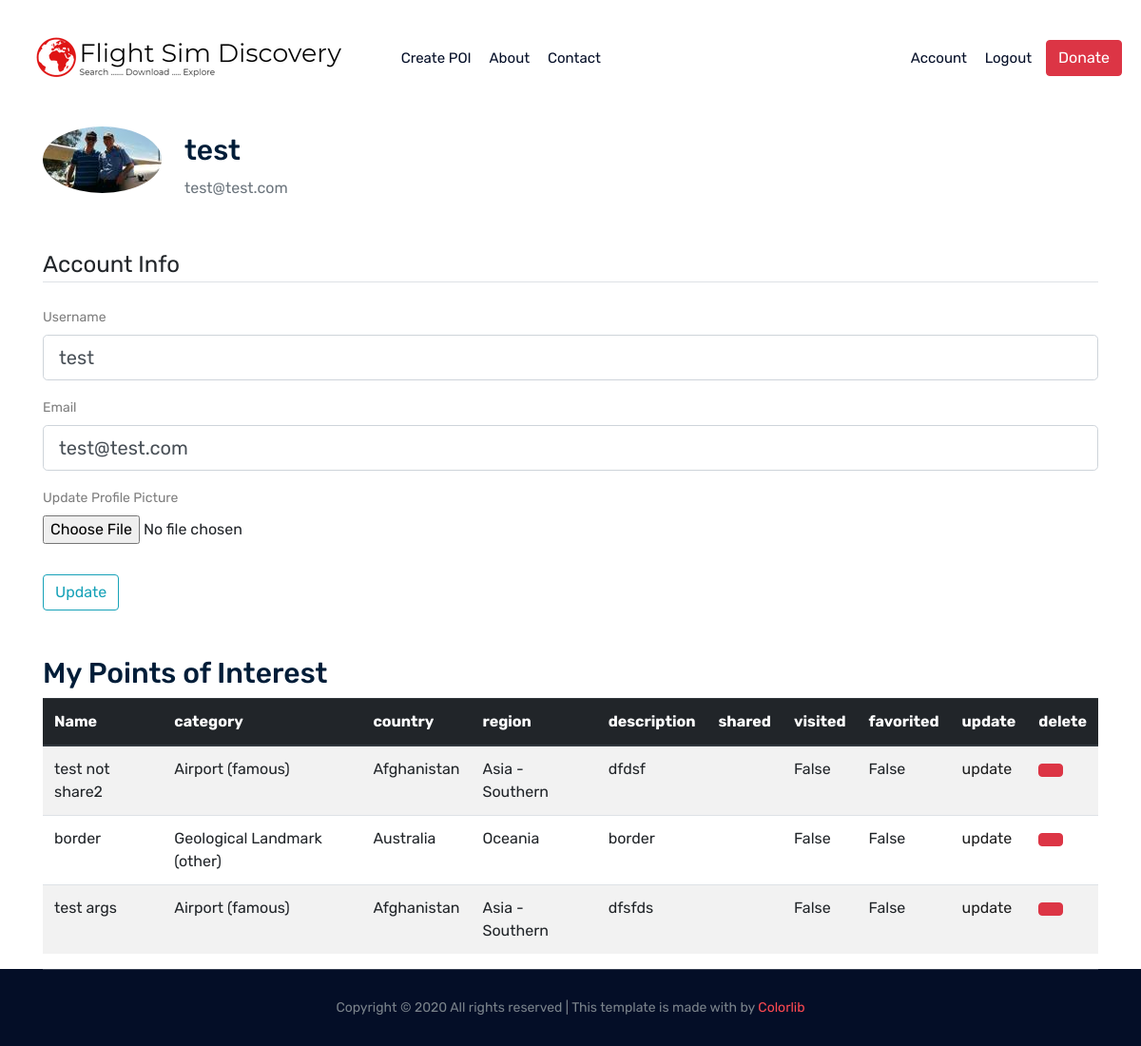
Page /account (signed in) on the earlier database version.
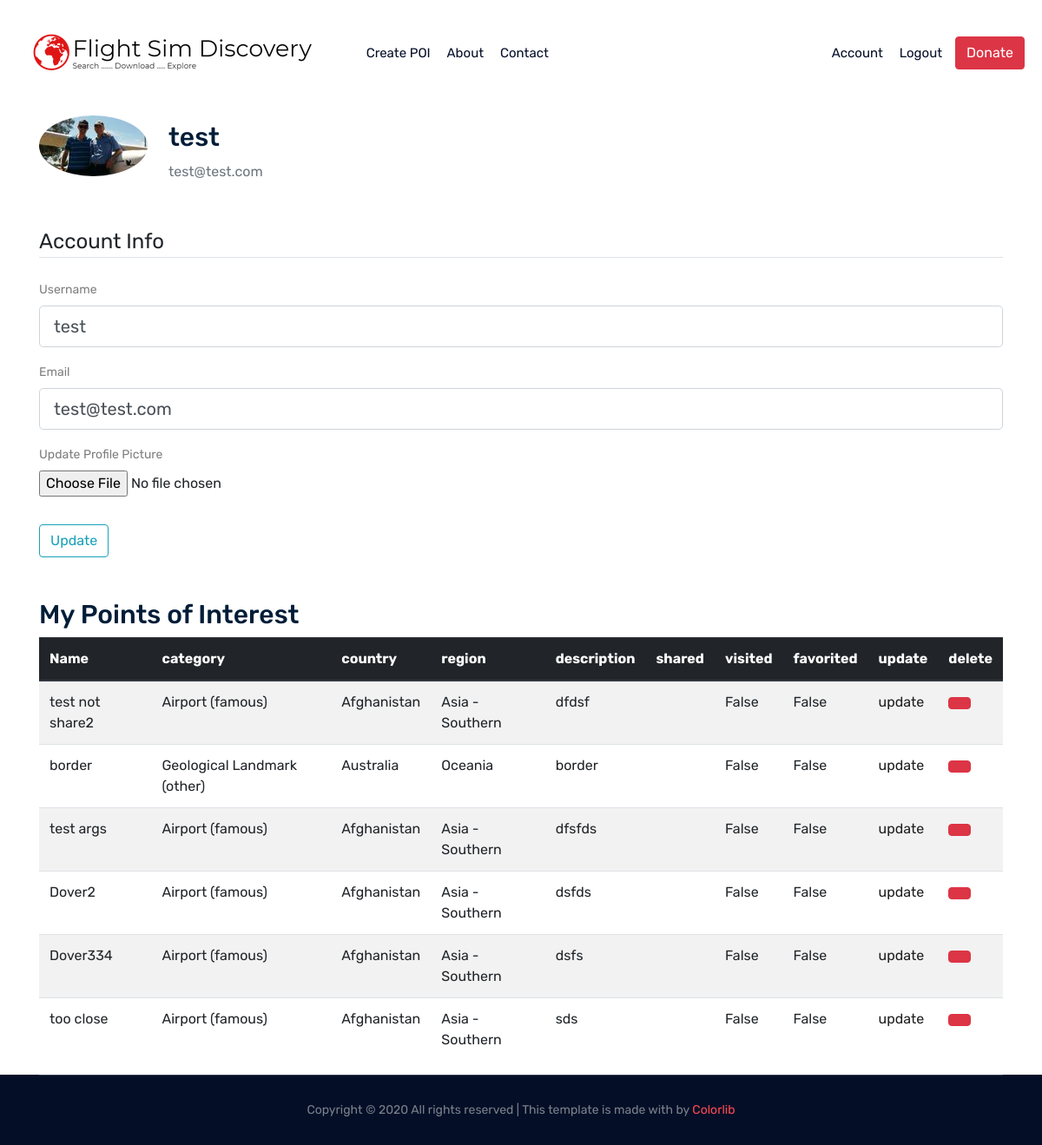
Same page on the later database version.
### flightsimdiscovery/models.py (models this page shows, shortened)
class User(db.Model, UserMixin):
    id = db.Column(db.Integer, primary_key=True)
    username = db.Column(db.String(20), unique=True, nullable=False)
    email = db.Column(db.String(120), unique=True, nullable=False)
    image_file = db.Column(db.String(20), nullable=True, default='default.jpg')
    password = db.Column(db.String(60), nullable=False)

class Pois(db.Model):
    id = db.Column(db.Integer, primary_key=True)
    user_id = db.Column(db.Integer, db.ForeignKey('user.id'), nullable=False)
    name = db.Column(db.String(50), unique=True, nullable=False)
    latitude = db.Column(db.FLOAT, unique=False, nullable=False)
    longitude = db.Column(db.FLOAT, unique=False, nullable=False)
    region = db.Column(db.String(20), unique=False, nullable=False)
    country = db.Column(db.String(60), unique=False, nullable=False)
    category = db.Column(db.String(20), unique=False, nullable=False)
    description = db.Column(db.Text, nullable=True)
    nearest_icao_code = db.Column(db.String(4), nullable=True)
    date_posted = db.Column(db.DateTime, nullable=False, default=datetime.utcnow)
    share = db.Column(db.Boolean(), nullable=False, default=True)
    flag = db.Column(db.Boolean(), nullable=False, default=False)

### flightsimdiscovery/users/routes.py (the view)
@users.route("/account", methods=['GET', 'POST'])
@login_required
def account():
    form = UpdateAccountForm()
    user_pois = None
    print(current_user.id)
    if form.validate_on_submit():
        if form.picture.data:
            picture_file = save_picture(form.picture.data)
            current_user.image_file = picture_file  # image file is what we defined in our models.py
        current_user.username = form.username.data
        current_user.email = form.email.data
        db.session.commit()
        flash('Your account has been updated!', 'success')
        return redirect(url_for('users.account'))
    elif request.method == 'GET':
        form.username.data = current_user.username
        form.email.data = current_user.email
        user_pois_with_additional_data = get_user_pois_dict_inc_favorites_visited(current_user.id)
        print('###### USER POIS ###### ', user_pois_with_additional_data )
    image_file = url_for('static', filename='img/profile_pics/' + current_user.image_file)
    return render_template('account.html', user_pois=user_pois_with_additional_data, image_file=image_file, form=form)

### flightsimdiscovery/users/forms.py (shortened to what this page needs)
class UpdateAccountForm(FlaskForm):
    username = StringField('Username',
                           validators=[DataRequired(), Length(min=2, max=20)])
    email = StringField('Email',
                        validators=[DataRequired(), Email()])
    picture = FileField('Update Profile Picture', validators=[FileAllowed(['jpg', 'png'])])
    submit = SubmitField('Update')

### flightsimdiscovery/models.py (called while the page is built)
@login_manager.user_loader
def load_user(user_id):
    return User.query.get(int(user_id))

### flightsimdiscovery/users/utitls.py (called while the page is built)
def get_user_pois_dict_inc_favorites_visited(user_id):
    additional_user_pois_data = []
    user_pois = Pois.query.filter_by(user_id=user_id).all()
    user_visited_pois = Visited.query.filter_by(user_id=user_id).all()
    user_favorited_pois = Favorites.query.filter_by(user_id=user_id).all()
    for poi in user_pois:
        new_poi_data = {'id': poi.id,'name': poi.name, 'category': poi.category, 'country': poi.country, 'region': poi.region, 'description': poi.description }
        if poi.id in user_visited_pois:
            new_poi_data['visited'] = True
        else:
            new_poi_data['visited'] = False
        if poi.id in user_favorited_pois:
            new_poi_data['favorited'] = True
        else:
            new_poi_data['favorited'] = False
        additional_user_pois_data.append(new_poi_data)
    return additional_user_pois_data

### flightsimdiscovery/templates/account.html (shortened to what this page needs)
{% extends "base.html" %}
{% block content %}
<div class="container">
    <div class="content-section">
      <div class="media">
        <img class="rounded-circle  align-self-center mr-4 " src="{{ image_file }}">
        <div class="media-body">
          <h2 class="account-heading mt-3">{{ current_user.username }}</h2>
          <p class="text-secondary">{{ current_user.email }}</p>
        </div>
      </div>
        <form method="POST" action="" enctype="multipart/form-data">
            <fieldset class="form-group mt-5">
                <legend class="border-bottom mb-4">Account Info</legend>
                <div class="form-group">
                    {{ form.username.label(class="form-control-label") }}
                    {% if form.username.errors %}
                        {{ form.username(class="form-control form-control-lg is-invalid") }}
                        <div class="invalid-feedback">
                            {% for error in form.username.errors %}
                                <span>{{ error }}</span>
                            {% endfor %}
                        </div>
                    {% else %}
                        {{ form.username(class="form-control form-control-lg") }}
                    {% endif %}
                </div>
                <div class="form-group">
                    {{ form.email.label(class="form-control-label") }}
                    {% if form.email.errors %}
                        {{ form.email(class="form-control form-control-lg is-invalid") }}
                        <div class="invalid-feedback">
                            {% for error in form.email.errors %}
                                <span>{{ error }}</span>
                            {% endfor %}
                        </div>
                    {% else %}
                        {{ form.email(class="form-control form-control-lg") }}
                    {% endif %}
                </div>
                <div class="form-group">
                    {{ form.picture.label() }}
                    {{ form.picture(class="form-control-file") }}
                </div>
            </fieldset>
            <div class="form-group mb-5">
                {{ form.submit(class="btn btn-outline-info") }}
            </div>
        </form>
    </div>
    <div class="content-section">
        <div class="db_table_area">
                <h2>My Points of Interest</h2>
            <table class="table table-striped">
            <thead class="thead-dark">
                <tr>
                <th scope="col">Name</th>
                <th scope="col">category</th>
                <th scope="col">country</th>
                <th scope="col">region</th>
                <th scope="col">description</th>
                <th scope="col">shared</th>
                <th scope="col">visited</th>
                <th scope="col">favorited</th>
                <th scope="col">update</th>
                <th scope="col">delete</th>
                </tr>
            </thead>
            <tbody>
                {% for poi in user_pois %}
                <tr>
                <td>{{poi.name}}</td>
                <td>{{poi.category}}</td>
                <td>{{poi.country}}</td>
                <td>{{poi.region}}</td>
                <td>{{poi.description}}</td>
                <td>{{poi.share}}</td>
                <td>{{poi.visited}}</td>
                <td>{{poi.favorited}}</td>
                <td><a href="/poi/{{poi.id}}/update">update</a></td>
                <td>
                    <button type="button" class="open_delete_modal btn btn-danger" data-id="{{poi.id}}" data-toggle="modal" data-target="#deleteModal"></button></td>
                </tr>
                {% endfor %}
            </tbody>
            </table>
        </div>
    </div>
</div>
{% endblock content %}

### flightsimdiscovery/templates/base.html (shortened to what this page needs)
<!DOCTYPE html>
<html class="no-js" lang="zxx">
  <head>
    <link rel="stylesheet" href="{{ url_for('static', filename='/css/bootstrap.min.css') }}">
    <link rel="stylesheet" href="{{ url_for('static', filename='/css/owl.carousel.min.css') }}">
    <link rel="stylesheet" href="{{ url_for('static', filename='/css/magnific-popup.css') }}">
    <link rel="stylesheet" href="{{ url_for('static', filename='/css/themify-icons.css') }}">
    <link rel="stylesheet" href="{{ url_for('static', filename='/css/nice-select.css') }}">
    <link rel="stylesheet" href="{{ url_for('static', filename='/css/flaticon.css') }}">
    <link rel="stylesheet" href="{{ url_for('static', filename='/css/gijgo.css') }}">
    <link rel="stylesheet" href="{{ url_for('static', filename='/css/animate.css') }}">
    <link rel="stylesheet" href="{{ url_for('static', filename='/css/slick.css') }}">
    <link rel="stylesheet" href="{{ url_for('static', filename='/css/slicknav.css') }}">
    <link
      rel="stylesheet"
      href="https://ajax.googleapis.com/ajax/libs/jqueryui/1.11.2/themes/smoothness/jquery-ui.css"
    />
    <link rel="stylesheet" href="{{ url_for('static', filename='/css/style.css') }}">
  </head>
  <body>
    <header>
      <div class="header-area">
        <div id="sticky-header" class="main-header-area">
          <div class="container-fluid">
            <div class="header_bottom_border">
              <div class="row align-items-center">
                <div class="col-xl-4 col-lg-4">
                  <div class="logo">
                    <a href="{{ url_for('main.home') }}">
                      <img src="{{ url_for('static', filename='/img/logo.png') }}">
                    </a>
                  </div>
                </div>
                <div class="col-xl-4 col-lg-4">
                  <div class="main-menu d-none d-lg-block">
                    <nav>
                      <ul id="navigation">
                        <li><a href="{{ url_for('pois.new_poi') }}">Create POI</a></li>
                        <li><a href="{{ url_for('main.about') }}">About</a></li>
                        <li><a href="{{ url_for('main.contact') }}">Contact</a></li>
                      </ul>
                    </nav>
                  </div>
                </div>
                <div class="col-xl-4 col-lg-4 d-none d-lg-block">
                  <div class="row align-items-center justify-content-end">
                    <div class="main-menu">
                      <nav>
                        <ul id="navigation">
                          {% if current_user.is_authenticated %}
                          <li><a href="{{ url_for('users.account') }}">Account</a></li>
                          <li><a href="{{ url_for('users.logout') }}">Logout</a></li>
                          {% else %}
                          <li><a href="{{ url_for('users.login') }}">Login</a></li>
                          <li><a href="{{ url_for('users.register') }}">Register</a></li>
                          {% endif %}
                        </ul>
                      </nav>
                    </div>
                    <div class="main-menu">
                      <button
                        type="button"
                        class="btn btn-danger"
                        data-toggle="modal"
                        data-target="#exampleModalCenter"
                      >
                        Donate
                      </button>
                    </div>
                  </div>
                </div>
                <div class="col-12">
                </div>
              </div>
            </div>
          </div>
        </div>
      </div>
    </header>
    <main role="main" class="container">
        <div class="row">
          <div class="col-md-12">
          </div>
        </div>
    </main>
    {% block content %}{% endblock %}
    <footer class="footer ">
      <div class="copy-right_text">
        <div class="container">
          <div class="footer_border "></div>
            <div class="row">
                <div class="col-xl-12">
                <p class="copy_right text-center">
                    Copyright &copy;
                    All rights reserved | This template is made with
                     by
                    <a href="https://colorlib.com" target="_blank">Colorlib</a>
                </p>
                </div>
            </div>
        </div>
      </div>
    </footer>
  </body>
</html>

Differences in the rows shown:
added Pois: name "Dover2", category "Airport (famous)", country "Afghanistan", region "Asia - Southern", description "dsfds", visited "False", favorited "False"
added Pois: name "Dover334", category "Airport (famous)", country "Afghanistan", region "Asia - Southern", description "dsfs", visited "False", favorited "False"
added Pois: name "too close", category "Airport (famous)", country "Afghanistan", region "Asia - Southern", description "sds", visited "False", favorited "False"
